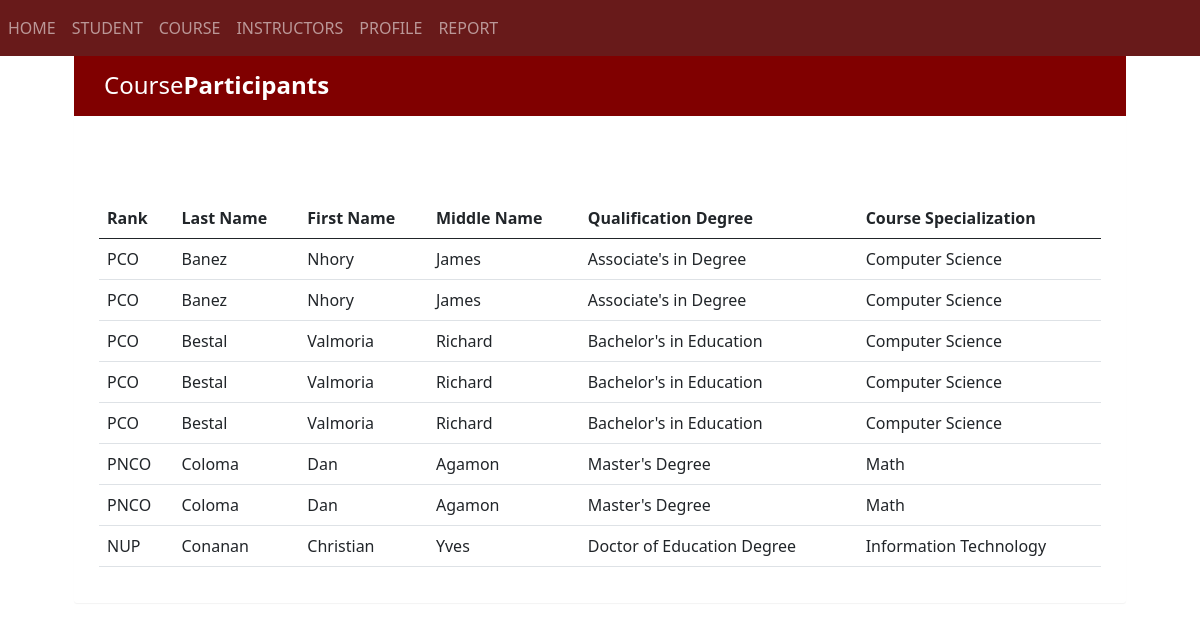
/report/instructorPerCourse.php, run on the app's committed database.
### tables this page shows
CREATE TABLE `pool_instructor_details` (
  `instructor_id` int(11) NOT NULL,
  `account_id` int(11),
  `rank` varchar(15) NOT NULL,
  `qualification_degree` varchar(50),
  `course_specialization` varchar(50) NOT NULL,
  `other_qualification` varchar(50)
);

CREATE TABLE `account_details` (
  `account_id` int(11) NOT NULL,
  `username` varchar(50) NOT NULL,
  `password` varchar(50) NOT NULL,
  `user_type` varchar(10) NOT NULL,
  `lastname` varchar(50) NOT NULL,
  `firstname` varchar(50) NOT NULL,
  `middlename` varchar(50) NOT NULL,
  `suffix` varchar(10) NOT NULL
);

### report/instructorPerCourse.php (the view, shortened to what this page needs)
<!DOCTYPE html>
<html lang="en">
<head>
	<link href="https://cdn.jsdelivr.net/npm/bootstrap@5.2.3/dist/css/bootstrap.min.css" rel="stylesheet">
</head>
<body style="margin: 50px;">
	<div class="container">
		<div class="table-wrapper">
			<div class="table-title">
				<div class="row">
					<div class="col-sm-6">
						<h2>Course<b>Participants</b></h2>
					</div>
				</div>
			</div>
			<br>
			<?php
			require '../templates/header.php';
			require '../templates/navigation.php';
		    ?>
		    <table class="table table-stripped table-hover">
		    	<thead>
					<tr>
						<th>Rank</th>
						<th>Last Name</th>
						<th>First Name</th>
						<th>Middle Name</th>
						<th>Qualification Degree</th>
						<th>Course Specialization</th>
					</tr>
				</thead>
				<br>
				<br>
				<tbody>
				<?php
					require '../templates/connection.php';
					require '../templates/header.php';
					require '../templates/navigation.php';
					$sql = "SELECT * FROM pool_instructor_details Inner Join account_details On pool_instructor_details.account_id = account_details.account_id Inner Join registration_course On registration_course.instructor_id = pool_instructor_details.instructor_id  ";
					$result = $conn->query($sql);
						while($row = $result->fetch_assoc()) {
							echo "<tr>
								<td>". $row["rank"] ."</td>
								<td>". $row["lastname"] ."</td>
								<td>". $row["firstname"] ."</td>
								<td>". $row["middlename"] ."</td>
								<td>". $row["qualification_degree"] ."</td>
								<td>". $row["course_specialization"] ."</td>
							</tr>";
						}
				?>
				</tbody>
			</table>
		</div>
	</div>
</body>
</html>

### templates/header.php (shortened to what this page needs)
<!DOCTYPE html>
<html>
<head>
  <link href="https://cdn.jsdelivr.net/npm/bootstrap@5.0.2/dist/css/bootstrap.min.css" rel="stylesheet">

### templates/navigation.php (shortened to what this page needs)
<nav class="navbar navbar-expand-lg navbar-dark fixed-top" style= "background-color: #681A1A;" >
	<div class="collapse navbar-collapse" id="portfolio-nav">
		<ul class="navbar-nav me-auto">
			<li>
				<a class="nav-link" href="#landing">HOME</a>
			</li>
			<li>
				<a class="nav-link" href="#read.php">STUDENT</a>
			</li>
			<li>
				<a class="nav-link" href="../course">COURSE</a>
			</li>
			<li>
				<a class="nav-link" href="../instructor/instructor_index.php">INSTRUCTORS</a>
			</li>
			<li>
				<a class="nav-link" href="#profile">PROFILE</a>
			</li>
			<li>
				<a class="nav-link" href="../report/report_Index.php">REPORT</a>
			</li>
		</ul>
	</div>
</nav>

### report/instructorPerCourse.php (style rules this page uses)
body { color: #566787; background: #f5f5f5; font-family: 'Valera Round', sans-serif; }
.table-wrapper { background: #fff; padding: 20px 25px; margin: 30px 0; border-radius: 3px; box-shadow: 0 1px 1px rgba(0, 0, 0, .05); }
.table-title { padding-bottom: 15px; background: #800000; color: #fff; padding: 16px 30px; margin: -20px -25px 10px; border-radius: 3px 3px 0 0; }
.table-title h2 { margin: 5px 0 0; font-size: 24px; }

### data on the page
pool_instructor_details: rank "PCO", account.lastname "Banez", account.firstname "Nhory", account.middlename "James", qualification_degree "Associate's in Degree", course_specialization "Computer Science"
pool_instructor_details: rank "PCO", account.lastname "Bestal", account.firstname "Valmoria", account.middlename "Richard", qualification_degree "Bachelor's in Education", course_specialization "Computer Science"
pool_instructor_details: rank "PNCO", account.lastname "Coloma", account.firstname "Dan", account.middlename "Agamon", qualification_degree "Master's Degree", course_specialization "Math"
pool_instructor_details: rank "NUP", account.lastname "Conanan", account.firstname "Christian", account.middlename "Yves", qualification_degree "Doctor of Education Degree", course_specialization "Information Technology"
